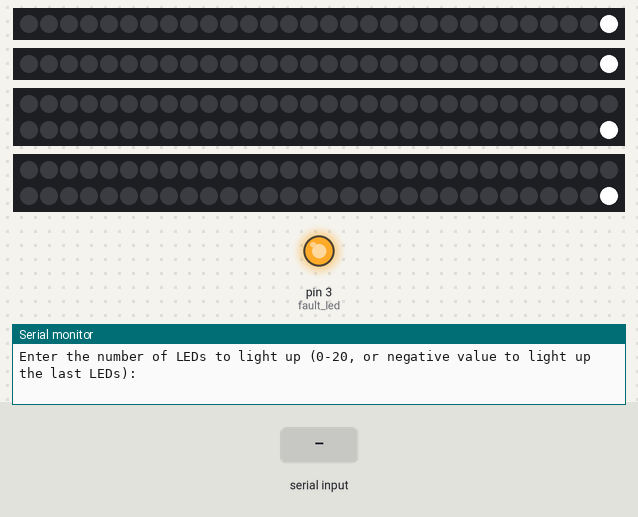
A sketch run on a simulated Arduino Mega 2560, built with avr-gcc and run on an emulated ATmega2560. On the bench: 2 × 30 RGB LEDs in strip order, left to right, 2 × 60 RGB LEDs in strip order, left to right, continuing on the next row, output pins drawn as LEDs (lit = HIGH), the last lines printed to the serial monitor. The test bench sets the inputs (shaded band).

Above: at 1.2 s.
1.3 s: "pitch,1\n" received over Serial
At 2.5 s:
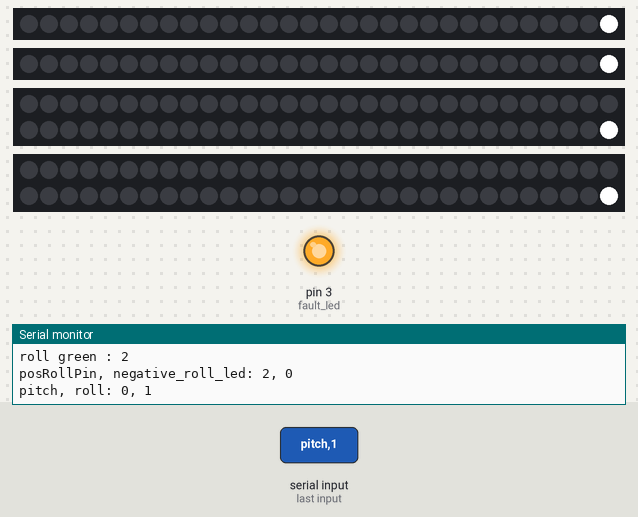
2.8 s: "pitch,150\n" received over Serial
At 3.9 s:
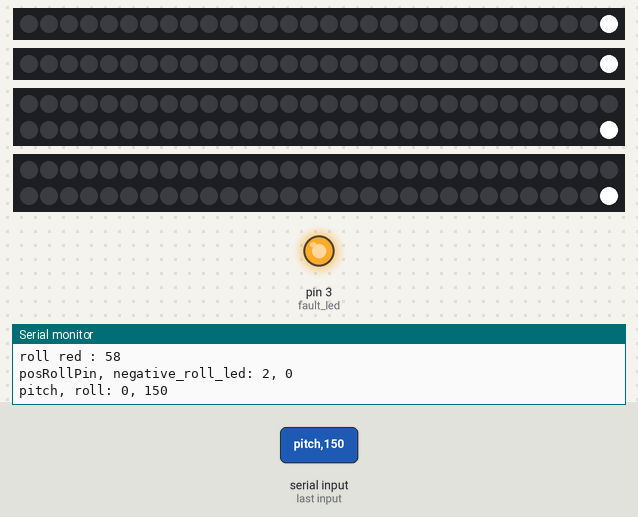
4.4 s: "90,45\n" received over Serial
At 4.56 s:
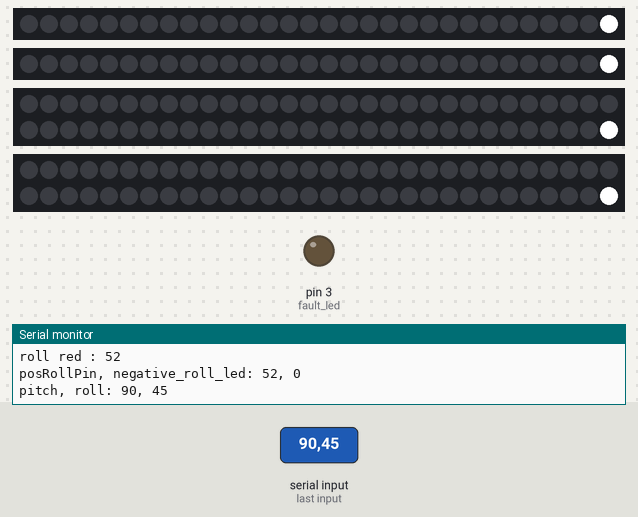
6.0 s: "1,90\n" received over Serial
At 6.4 s:
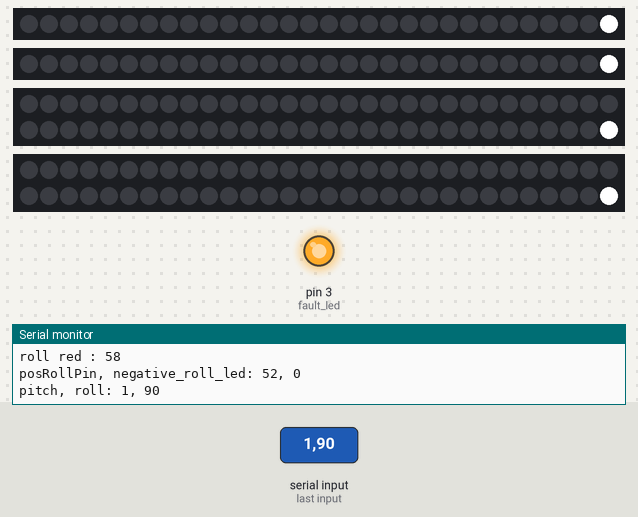
7.6 s: "roll,1\n" received over Serial
At 8.9 s:
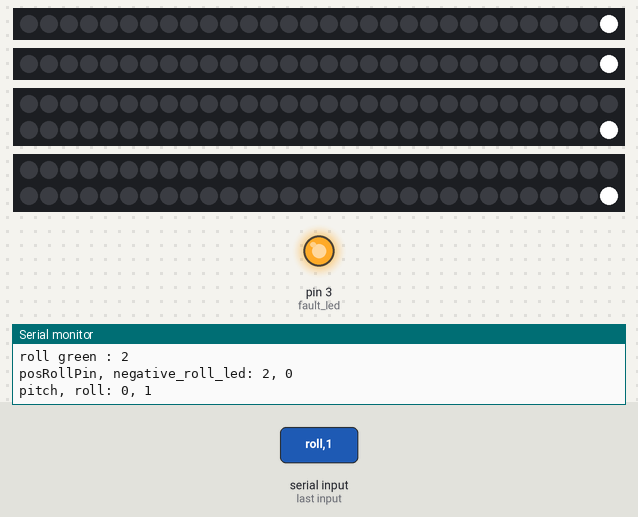
Timing chart, 0 to 10.1 s (numbered marks = the images above; inputs shaded):
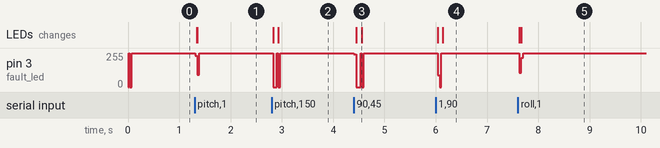

Measured:
- after the input at 1.3 s, pin 3 (fault_led): 255/255 → 234/255 at once, → 92/255 0.04 s later, → 255/255 0.04 s later; the LEDs: first change at once (image 1 shows a later state)
- after the input at 2.8 s, pin 3 (fault_led): 255/255 → 0/255 at once, → 255/255 0.07 s later; the LEDs: first change at once (image 2 shows a later state)
- after the input at 4.4 s, pin 3 (fault_led): 255/255 → 0/255 at once, → 255/255 0.13 s later; the LEDs: first change after 0.05 s (image 3 shows a later state)
- after the input at 6.0 s, pin 3 (fault_led): 255/255 → 89/255 at once, → 0/255 0.04 s later, → 255/255 0.04 s later; the LEDs: first change at once (image 4 shows a later state)
- after the input at 7.6 s, pin 3 (fault_led): 255/255 → 106/255 at once, → 220/255 0.04 s later, → 255/255 0.04 s later; the LEDs: first change at once (image 5 shows a later state)

The sketch:

gyro_led_Tshape_v4.ino
```cpp
#include <Adafruit_NeoPixel.h>

int posPitchPin = 46, negPitchPin = 9, posRollPin = 10, negRollPin = 11, fault_led = 3;

// Maximum number of LEDs for pitch and roll LED strips
int maxPitchLeds = 30;
int maxRollLeds = 60;

// Pitch angle thresholds
int pitchGreenMax = 5;    // Max angle for green zone
int pitchYellowMax = 10;  // Max angle for yellow zone
int pitchMax = 28;              // Fixed maximum pitch angle, do not modify

// LED thresholds for pitch zones
int pitchGreenLeds = 10;   // LEDs in green zone
int pitchYellowLeds = 20;  // LEDs in yellow zone

// 0 to 5 -> mapped -> 0 to 10
// 5 to 10 -> mapped -> 10 to 20
// 10 to 28 -> mapped -> 20 to 28

// Roll angle thresholds
int rollGreenMax = 8;    // Max angle for green zone
int rollYellowMax = 16;  // Max angle for yellow zone
int rollMax = 58;              // Fixed maximum roll angle, do not modify

// LED thresholds for roll zones
int rollGreenLeds = 20;   // LEDs in green zone
int rollYellowLeds = 40;  // LEDs in yellow zone

// 0 to 8 -> mapped -> 0 to 20
// 8 to 16 -> mapped -> 20 to 40
// 16 to 58 -> mapped -> 40 to 58

// Variables to store calculated LED values for pitch and roll
int posPitchLeds = 0;
int negPitchLeds = 0;
int posRollLeds = 0;
int negRollLeds = 0;

// Color values for LEDs (Red, Green, Blue) for Boundary LED (White)
int R = 255;
int G = 255;
int B = 255;

// Initializing LED strips using Adafruit NeoPixel library
Adafruit_NeoPixel posPitchStrip = Adafruit_NeoPixel(maxPitchLeds, posPitchPin, NEO_GRB + NEO_KHZ800);
Adafruit_NeoPixel negPitchStrip = Adafruit_NeoPixel(maxPitchLeds, negPitchPin, NEO_GRB + NEO_KHZ800);
Adafruit_NeoPixel posRollStrip = Adafruit_NeoPixel(maxRollLeds, posRollPin, NEO_GRB + NEO_KHZ800);
Adafruit_NeoPixel negRollStrip = Adafruit_NeoPixel(maxRollLeds, negRollPin, NEO_GRB + NEO_KHZ800);

// Function to fill a LED strip with yellow color up to a specified index
void yellow_fill(Adafruit_NeoPixel &led_strip, int endIndex) {
  for (int i = 0; i <= endIndex; i++) {
    led_strip.setPixelColor(i, led_strip.Color(200, 150, 0));  // Yellow color
  }
}

// Function to fill a LED strip with red color up to a specified index
void red_fill(Adafruit_NeoPixel &led_strip, int endIndex) {
  for (int i = 0; i <= endIndex; i++) {
    led_strip.setPixelColor(i, led_strip.Color(255, 0, 0));  // Red color
  }
}

// Function to clear all LEDs on a strip
void clear_leds(Adafruit_NeoPixel &led_strip, int leds) {
  for (int i = 0; i <= leds; i++) {
    led_strip.setPixelColor(i, led_strip.Color(0, 0, 0));  // Turn off all LEDs
  }
  led_strip.show();  // Apply the changes
}

// Function to glow LEDs based on pitch or roll values
void glowLed(Adafruit_NeoPixel &led_strip, int leds, String direction) {
  if (direction == "pitch") {  // Handling pitch LEDs
    for (int i = 0; i <= leds; i++) {
      if (leds <= pitchGreenLeds) {  // Green zone
        Serial.print("pitch green : ");
        Serial.println(i);
        led_strip.setPixelColor(i, led_strip.Color(0, 255, 0));           // Green color
      } else if (leds > pitchGreenLeds && leds <= pitchYellowLeds) {  // Yellow zone
        Serial.print("pitch yellow : ");
        Serial.println(i);
        yellow_fill(led_strip, pitchGreenLeds);                  // Fill green LEDs first
        led_strip.setPixelColor(i, led_strip.Color(200, 150, 0));  // Yellow color
      } else {                                                     // Red zone
        Serial.print("pitch red : ");
        Serial.println(i);
        red_fill(led_strip, pitchYellowLeds);                  // Fill green and yellow LEDs first
        led_strip.setPixelColor(i, led_strip.Color(255, 0, 0));  // Red color
      }
    }
  } else if (direction == "roll") {  // Handling roll LEDs
    for (int i = 0; i <= leds; i++) {
      if (leds <= rollGreenLeds) {  // Green zone
        Serial.print("roll green : ");
        Serial.println(i);
        led_strip.setPixelColor(i, led_strip.Color(0, 255, 0));         // Green color
      } else if (leds > rollGreenLeds && leds <= rollYellowLeds) {  // Yellow zone
        Serial.print("roll yellow : ");
        Serial.println(i);
        yellow_fill(led_strip, rollGreenLeds);                   // Fill green LEDs first
        led_strip.setPixelColor(i, led_strip.Color(200, 150, 0));  // Yellow color
      } else {                                                     // Red zone
        Serial.print("roll red : ");
        Serial.println(i);
        red_fill(led_strip, rollYellowLeds);                   // Fill green and yellow LEDs first
        led_strip.setPixelColor(i, led_strip.Color(255, 0, 0));  // Red color
      }
    }
  }
  led_strip.show();  // Apply the changes
}

// Map pitch angle to corresponding LEDs
int mapPitch(int pitch) {
  if (pitch <= pitchGreenMax) {  // Green zone
    return map(pitch, 0, pitchGreenMax, 0, pitchGreenLeds);
  } else if (pitch <= pitchYellowMax) {  // Yellow zone
    return map(pitch, pitchGreenMax, pitchYellowMax, pitchGreenLeds, pitchYellowLeds);
  } else {  // Red zone
    return map(pitch, pitchYellowMax, pitchMax, pitchYellowLeds, pitchMax);
  }
}

// Map roll angle to corresponding LEDs
int mapRoll(int roll) {
  if (roll <= rollGreenMax) {  // Green zone
    return map(roll, 0, rollGreenMax, 0, rollGreenLeds);
  } else if (roll <= rollYellowMax) {  // Yellow zone
    return map(roll, rollGreenMax, rollYellowMax, rollGreenLeds, rollYellowLeds);
  } else {  // Red zone
    return map(roll, rollYellowMax, rollMax, rollYellowLeds, rollMax);
  }
}

void setup() {
  pinMode(posPitchPin, OUTPUT);
  pinMode(negPitchPin, OUTPUT);
  pinMode(posRollPin, OUTPUT);
  pinMode(negRollPin, OUTPUT);
  pinMode(fault_led, OUTPUT);

  // Initialize the LED strips
  posPitchStrip.begin();
  negPitchStrip.begin();
  posRollStrip.begin();
  negRollStrip.begin();

  // Set the last LED in each strip to glow continuously
  posPitchStrip.setPixelColor(maxPitchLeds - 1, posPitchStrip.Color(R, G, B));  // should glow always, should not clear by clear function
  negPitchStrip.setPixelColor(maxPitchLeds - 1, negPitchStrip.Color(R, G, B));  // should glow always, should not clear by clear function
  posRollStrip.setPixelColor(maxRollLeds - 1, posRollStrip.Color(R, G, B));     // should glow always, should not clear by clear function
  negRollStrip.setPixelColor(maxRollLeds - 1, negRollStrip.Color(R, G, B));     // should glow always, should not clear by clear function

  // Show initial state
  posPitchStrip.show();
  negPitchStrip.show();
  posRollStrip.show();
  negRollStrip.show();
  Serial.begin(115200);  // Start Serial communication
  //Serial1.begin(115200);
  Serial.println("Enter the number of LEDs to light up (0-20, or negative value to light up the last LEDs):");
  //Serial1.println("Enter the number of LEDs to light up (0-20, or negative value to light up the last LEDs):");
}


void loop() {
  String input = "";             // Initialize an empty string to store input
  digitalWrite(fault_led, LOW);  // Ensure fault LED is off initially

  // Check if there is data available in the serial buffer
  if (Serial.available() > 0) {
    input = Serial.readStringUntil('\n');  // Read input until a newline
                                           // } else if (Serial1.available() > 0) {
    //input = Serial1.readStringUntil('\n');
  } else {
    // If no data is available, turn on the fault LED
    digitalWrite(fault_led, HIGH);
    // Clear LEDs if no data
    clear_leds(posPitchStrip, (maxPitchLeds - 2));
    clear_leds(negPitchStrip, (maxPitchLeds - 2));
    clear_leds(posRollStrip, (maxRollLeds - 2));
    clear_leds(negRollStrip, (maxRollLeds - 2));
  }
  input.trim();                         // Remove any extra whitespace from the input string
  int commaIndex = input.indexOf(',');  // Look for the comma separator in the input string

  // Check if the comma exists to separate pitch and roll values
  if (commaIndex != -1) {                                 // Check if a comma exists
    String number1Str = input.substring(0, commaIndex);   // First number as string
    String number2Str = input.substring(commaIndex + 1);  // Second number as stri1ng

    int pitch = number1Str.toInt();  // Convert to integer
    int roll = number2Str.toInt();   // Convert to integer

    // Print the received pitch and roll values for debugging
    Serial.print("Pitch, Roll: ");
    Serial.print(pitch);
    Serial.print(", ");
    Serial.println(roll);

    // Clear previous LED states before setting new ones
    clear_leds(posPitchStrip, (maxPitchLeds - 2));
    clear_leds(negPitchStrip, (maxPitchLeds - 2));
    clear_leds(posRollStrip, (maxRollLeds - 2));
    clear_leds(negRollStrip, (maxRollLeds - 2));

    // Process pitch values if they are within the valid range
    if (pitch >= -pitchMax && pitch <= pitchMax) {
      if (pitch >= 0) {  // Positive pitch value
        Serial.println("positive pitch");
        posPitchLeds = mapPitch(pitch);  // Map the pitch value to LED count
        Serial.print("Positive pitch mapped to LEDs: ");
        Serial.println(posPitchLeds);
        // Glow LEDs for positive pitch
        glowLed(posPitchStrip, posPitchLeds, "pitch");
      } else {
        Serial.println("negative pitch");
        // Map negative pitch to LEDs
        int abs_pitch = abs(pitch);                 // Convert negative pitch to positive for mapping
        negPitchLeds = mapPitch(abs_pitch);  // Map the absolute pitch to LED count
        Serial.print("Negative pitch mapped to LEDs: ");
        Serial.println(negPitchLeds);
        // Glow LEDs for negative pitch
        glowLed(negPitchStrip, negPitchLeds, "pitch");
      }
    } else {
      // Handle pitch values outside the defined range
      if (pitch > pitchMax) {
        Serial.println("positive pitch out of range, clamping to max");
        glowLed(posPitchStrip, pitchMax, "pitch");  // Clamp to max pitch
      } else if (pitch < -pitchMax) {
        Serial.println("negative pitch out of range, clamping to max");
        glowLed(negPitchStrip, pitchMax, "pitch");  // Clamp to min pitch
      }
    }

    // Debug output for the number of LEDs that should be lit for both positive and negative pitch
    Serial.print("posPitchPin_led: ");
    Serial.print(posPitchLeds);
    Serial.print(", negative_pitch_led: ");
    Serial.println(negPitchLeds);


    // Process roll values if they are within the valid range
    if (roll >= -rollMax && roll <= rollMax) {
      if (roll >= 0) {  // Positive roll value
        Serial.println("positive roll");
        posRollLeds = mapRoll(roll);  // Map the roll value to LED count
        Serial.print("Positive roll mapped to LEDs: ");
        Serial.println(posRollLeds);
        // Glow the LEDs for positive roll
        glowLed(posRollStrip, posRollLeds, "roll");
      } else {  // Negative roll value
        Serial.println("negative roll");
        int abs_roll = abs(roll);                // Convert negative roll to positive for mapping
        negRollLeds = mapRoll(abs_roll);  // Map the absolute roll to LED count
        Serial.print("Negative roll mapped to LEDs: ");
        Serial.println(negRollLeds);
        // Glow the LEDs for negative roll
        glowLed(negRollStrip, negRollLeds, "roll");
      }
    } else {
      // Handle out-of-range roll values
      if (roll > rollMax) {
        Serial.println("positive roll out of range, clamping to max");
        glowLed(posRollStrip, rollMax, "roll");  // Clamp to max roll
      } else if (roll < -rollMax) {
        Serial.println("negative roll out of range, clamping to max");
        glowLed(negRollStrip, rollMax, "roll");  // Clamp to min roll
      }
    }

    // Debug output for both positive and negative roll LEDs
    Serial.print("posRollPin, negative_roll_led: ");
    Serial.print(posRollLeds);
    Serial.print(", ");
    Serial.println(negRollLeds);

    // Print pitch and roll for debugging
    Serial.print("pitch, roll: ");
    Serial.print(pitch);
    Serial.print(", ");
    Serial.println(roll);
  }
}
```
